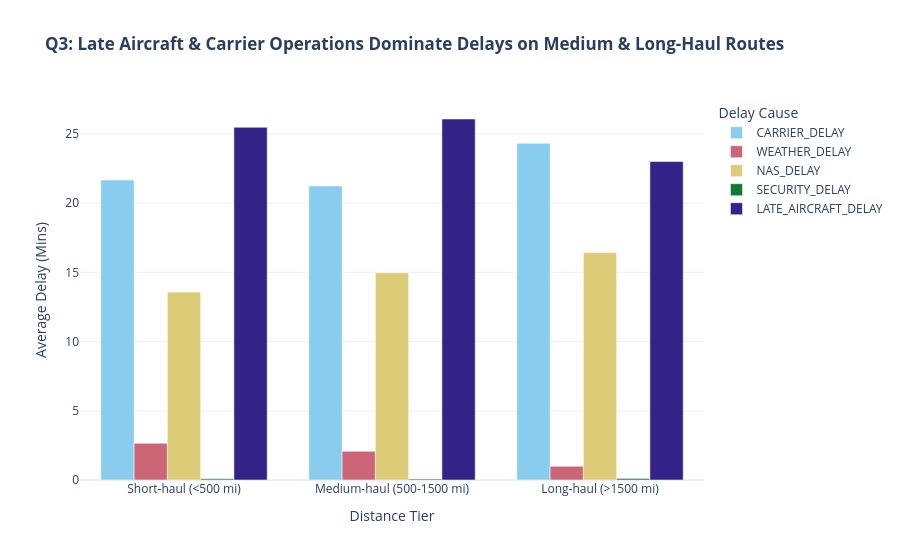

The notebook cell saved with this chart:
### Code cell
# QUESTION 3: Delay Root Causes
delay_cols = ['CARRIER_DELAY', 'WEATHER_DELAY', 'NAS_DELAY', 'SECURITY_DELAY', 'LATE_AIRCRAFT_DELAY']
q3_df = df.groupby('DISTANCE_TIER', observed=False)[delay_cols].mean().reset_index()
q3_melted = q3_df.melt(id_vars='DISTANCE_TIER', var_name='Delay Cause', value_name='Minutes')

fig3 = px.bar(
    q3_melted, x='DISTANCE_TIER', y='Minutes', color='Delay Cause', barmode='group',
    title="<b>Q3: Late Aircraft & Carrier Operations Dominate Delays on Medium & Long-Haul Routes</b>",
    labels={'DISTANCE_TIER': 'Distance Tier', 'Minutes': 'Average Delay (Mins)'},
    color_discrete_sequence=px.colors.qualitative.Safe
)
fig3.update_layout(template='plotly_white')
fig3.show()

### Figure 1 — Plotly figure (JSON) as saved in the notebook; plotly's stock layout.template omitted (floating-point values rounded to 4 significant figures)
{"data": [{"alignmentgroup": "True", "hovertemplate": "Delay Cause=CARRIER_DELAY<br>Distance Tier=%{x}<br>Average Delay (Mins)=%{y}<extra></extra>", "legendgroup": "CARRIER_DELAY", "marker": {"color": "rgb(136, 204, 238)", "pattern": {"shape": ""}}, "name": "CARRIER_DELAY", "offsetgroup": "CARRIER_DELAY", "orientation": "v", "showlegend": true, "textposition": "auto", "type": "bar", "x": ["Short-haul (<500 mi)", "Medium-haul (500-1500 mi)", "Long-haul (>1500 mi)"], "xaxis": "x", "y": [21.66, 21.24, 24.32], "yaxis": "y"}, {"alignmentgroup": "True", "hovertemplate": "Delay Cause=WEATHER_DELAY<br>Distance Tier=%{x}<br>Average Delay (Mins)=%{y}<extra></extra>", "legendgroup": "WEATHER_DELAY", "marker": {"color": "rgb(204, 102, 119)", "pattern": {"shape": ""}}, "name": "WEATHER_DELAY", "offsetgroup": "WEATHER_DELAY", "orientation": "v", "showlegend": true, "textposition": "auto", "type": "bar", "x": ["Short-haul (<500 mi)", "Medium-haul (500-1500 mi)", "Long-haul (>1500 mi)"], "xaxis": "x", "y": [2.649, 2.073, 0.9884], "yaxis": "y"}, {"alignmentgroup": "True", "hovertemplate": "Delay Cause=NAS_DELAY<br>Distance Tier=%{x}<br>Average Delay (Mins)=%{y}<extra></extra>", "legendgroup": "NAS_DELAY", "marker": {"color": "rgb(221, 204, 119)", "pattern": {"shape": ""}}, "name": "NAS_DELAY", "offsetgroup": "NAS_DELAY", "orientation": "v", "showlegend": true, "textposition": "auto", "type": "bar", "x": ["Short-haul (<500 mi)", "Medium-haul (500-1500 mi)", "Long-haul (>1500 mi)"], "xaxis": "x", "y": [13.57, 14.97, 16.42], "yaxis": "y"}, {"alignmentgroup": "True", "hovertemplate": "Delay Cause=SECURITY_DELAY<br>Distance Tier=%{x}<br>Average Delay (Mins)=%{y}<extra></extra>", "legendgroup": "SECURITY_DELAY", "marker": {"color": "rgb(17, 119, 51)", "pattern": {"shape": ""}}, "name": "SECURITY_DELAY", "offsetgroup": "SECURITY_DELAY", "orientation": "v", "showlegend": true, "textposition": "auto", "type": "bar", "x": ["Short-haul (<500 mi)", "Medium-haul (500-1500 mi)", "Long-haul (>1500 mi)"], "xaxis": "x", "y": [0.08487, 0.06389, 0.1033], "yaxis": "y"}, {"alignmentgroup": "True", "hovertemplate": "Delay Cause=LATE_AIRCRAFT_DELAY<br>Distance Tier=%{x}<br>Average Delay (Mins)=%{y}<extra></extra>", "legendgroup": "LATE_AIRCRAFT_DELAY", "marker": {"color": "rgb(51, 34, 136)", "pattern": {"shape": ""}}, "name": "LATE_AIRCRAFT_DELAY", "offsetgroup": "LATE_AIRCRAFT_DELAY", "orientation": "v", "showlegend": true, "textposition": "auto", "type": "bar", "x": ["Short-haul (<500 mi)", "Medium-haul (500-1500 mi)", "Long-haul (>1500 mi)"], "xaxis": "x", "y": [25.47, 26.07, 23.0], "yaxis": "y"}], "layout": {"barmode": "group", "legend": {"title": {"text": "Delay Cause"}, "tracegroupgap": 0}, "title": {"text": "<b>Q3: Late Aircraft & Carrier Operations Dominate Delays on Medium & Long-Haul Routes</b>"}, "xaxis": {"anchor": "y", "domain": [0, 1], "title": {"text": "Distance Tier"}}, "yaxis": {"anchor": "x", "domain": [0, 1], "title": {"text": "Average Delay (Mins)"}}}}
